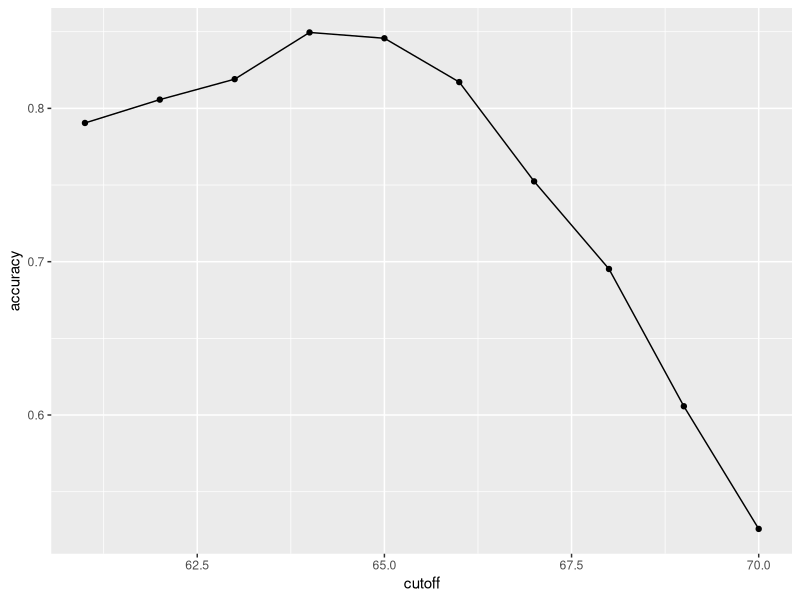

R code for this plot:
# Evaluation Metrics

# For our first introduction to machine learning concepts, we will start
# with a boring and simple example: how to predict sex using height.
# As we explain machine learning step by step, this example will let us 
# set down the first building block. Soon enough, we will be attacking
# more interesting challenges. We use the caret package, which has 
# several useful functions for building and assessing machine learning 
# methods and we introduce in more detail later.

library(tidyverse)
library(caret)

# For a first example, we use the height data in dslabs:

library(dslabs)
data(heights)

# We start by defining the outcome and predictors.

x = heights$height
y = heights$sex

# In this case, we have only one predictor, height, and y is clearly 
# a categorical outcome since observed values are either Male or Female.
# We know that we will not be able to predict Y very accurately based 
# on X because male and female average heights are not that different 
# relative to within group variability. But can we do better than
# guessing? To answer this question, we need a quantitative 
# definition of better.

# Training and test sets

# Ultimately, a machine learning algorithm is evaluated on how it performs 
# in the real world with completely new datasets. However, when developing 
# an algorithm, we usually have a dataset for which we know the outcomes,
# as we do with the heights: we know the sex of every student in our dataset. 
# Therefore, to mimic the ultimate evaluation process, we typically split 
# the data into two parts and act as if we don’t know the outcome for 
# one of these. We stop pretending we don’t know the outcome to evaluate 
# the algorithm, but only after we are done constructing it. We refer to 
# the group for which we know the outcome, and use to develop the 
# algorithm, as the training set. We refer to the group for which we 
# pretend we don’t know the outcome as the test set.

# A standard way of generating the training and test sets is by randomly 
# splitting the data. The caret package includes the function
# createDataPartition that helps us generates indexes for randomly
# splitting the data into training and test sets:

set.seed(2007)
test_index = createDataPartition(y, times = 1, p = 0.5, list = FALSE)

# The argument times is used to define how many random samples of indexes 
# to return, the argument p is used to define what proportion of the data
# is represented by the index, and the argument list is used to decide if
# we want the indexes returned as a list or not. We can use the result of 
# the createDataPartition function call to define the training
# and test sets like this:

test_set = heights[test_index,]
train_set = heights[-test_index,]

# We will now develop an algorithm using only the training set. Once
# we are done developing the algorithm, we will freeze it and evaluate
# it using the test set. The simplest way to evaluate the algorithm when
# the outcomes are categorical is by simply reporting the proportion of
# cases that were correctly predicted in the test set. This metric is 
# usually referred to as overall accuracy.

# Overall accuracy

# To demonstrate the use of overall accuracy, we will build two competing
# algorithms and compare them. Let’s start by developing the simplest 
# possible machine algorithm: guessing the outcome.

y_hat = sample(c("Male", "Female"), length(test_index), replace = TRUE)

# Note that we are completely ignoring the predictor and simply 
# guessing the sex. In machine learning applications, it is useful to
# use factors to represent the categorical outcomes because R 
# functions developed for machine learning, such as those in the 
# caret package, require or recommend that categorical outcomes be 
# coded as factors. So convert y_hat to factors using the factor function:

y_hat = sample(c("Male", "Female"), length(test_index), replace = TRUE) %>%
  factor(levels = levels(test_set$sex))

# The overall accuracy is simply defined as the overall proportion 
# that is predicted correctly:

mean(y_hat == test_set$sex)

# Not surprisingly, our accuracy is about 50%. We are guessing!
# Can we do better? Exploratory data analysis suggests we can because, 
# on average, males are slightly taller than females:
heights %>%
  group_by(sex) %>%
  summarize(mean = mean(height), sd = sd(height))

# But how do we make use of this insight? Let’s try another simple 
# approach: predict Male if height is within two standard deviations 
# from the average male:

y_hat = ifelse(x > 62, "Male", "Female") %>%
  factor(levels = levels(test_set$sex))

# The accuracy goes up from 0.50 to about 0.80:

mean(y_hat == y)

# But can we do even better? In the example above, we used a cutoff of 62, 
# but we can examine the accuracy obtained for other cutoffs and then pick 
# the value that provides the best results. But remember, it is important 
# that we optimize the cutoff using only the training set: the test set
# is only for evaluation. Although for this simplistic example it is 
# not much of a problem, later we will learn that evaluating an
# algorithm on the training set can lead to overfitting, which 
# often results in dangerously over-optimistic assessments.
# Here we examine the accuracy of 10 different cutoffs
# and pick the one yielding the best result:

cutoff = seq(61, 70)
get_accuracy = function(cutoff) {
  y_hat = ifelse(train_set$height > cutoff, "Male", "Female") %>%
    factor(levels = levels(test_set$sex))
  mean(y_hat == train_set$sex)
}

accuracy = map_dbl(cutoff, get_accuracy)
accuracy

# We can make a plot showing the accuracy obtained on 
# the training set for males and females:

as.data.frame(x =cbind(cutoff, accuracy)) %>%
  ggplot(aes(cutoff, accuracy)) +
  geom_line() +
  geom_point()

# We see that the maximum value is:

max(accuracy)

# which is much higher than 0.5. The cutoff resulting in this accuracy is:
best_cutoff = cutoff[which.max(accuracy)]

# We can now test this cutoff on our test set to make sure 
# our accuracy is not overly optimistic:

y_hat = ifelse(test_set$height > best_cutoff, "Male", "Female") %>%
  factor(levels = levels(test_set$sex))
y_hat = factor(y_hat)
mean(y_hat == test_set$sex)

# We see that it is a bit lower than the accuracy observed for
# the training set, but it is still better than guessing. And 
# by testing on a dataset that we did not train on, we know our
# result is not due to cherry-picking a good result.
